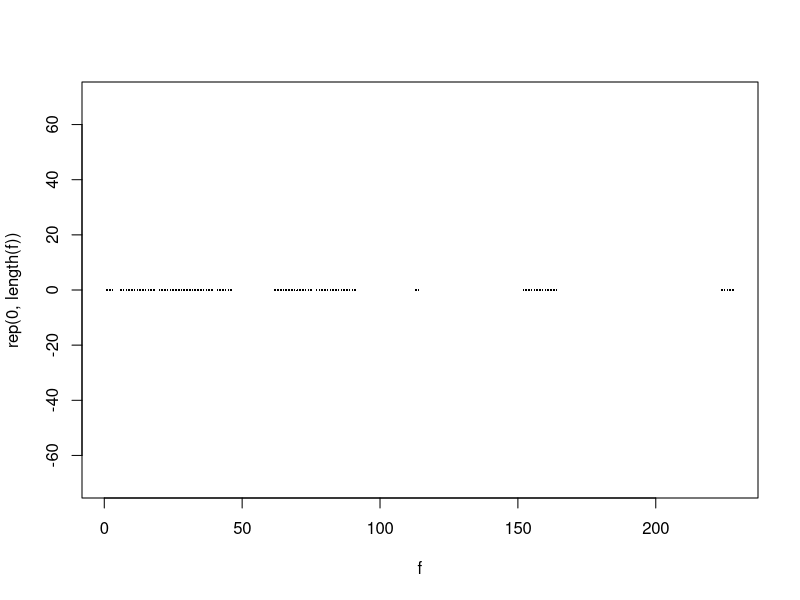

Write R code to recreate this figure. (Note: this script raises an error after producing the figure.)
#Recaman sequence
n=100
f=rep(0,100)
f[1]=1
for (j in 2:100) {
  te=f[j-1]-j
  if(te<0){
    f[j]=f[j-1]+j
    next
  }
  else if(te %in% f){
    f[j]=f[j-1]+j
    next
  }
  else f[j] = te
}


plot(x=f, y=rep(0,length(f)), pch=16, cex=.25, asp=1)

cen=f1=sapply(1:(length(f)-1), function(x) (f[x+1]-f[x])/2)
t=seq(0,pi,pi/24)
r=3
cir=r*e^(cos(-t)+1i*sin(-t))
points(cir, type="l")
